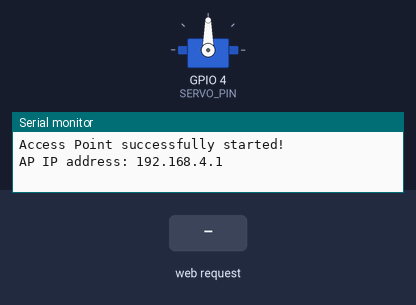
The sketch below on a simulated ESP32. Shown: servo, the last lines printed to the serial monitor. The inputs (shaded band) are chosen by the test bench.

Above: at 1.2 s.
1.3 s: HTTP request GET /setservo?angle=1 received
At 1.6 s:
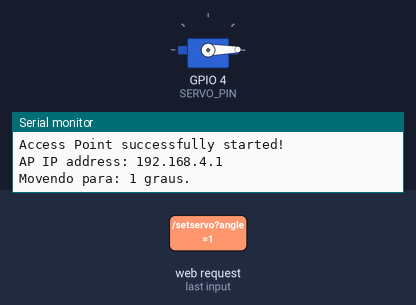
2.8 s: HTTP request GET /setservo?angle=120 received
At 4.0 s:
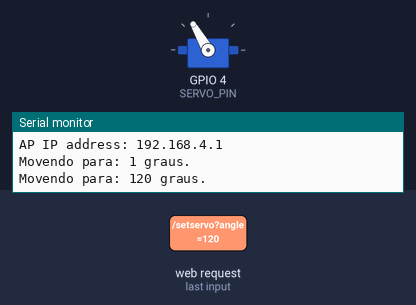
Timing chart, 0 to 5.8 s (numbered marks = the images above; inputs shaded):
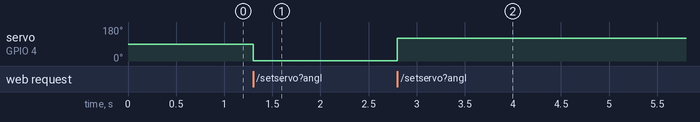

Measured:
- after the input at 1.3 s, servo on GPIO 4 (SERVO_PIN): 90° → 1° at once
- after the input at 2.8 s, servo on GPIO 4 (SERVO_PIN): 1° → 120° at once

The sketch:

posicao_servo.ino
```cpp
#include <WiFi.h>
#include <ESPAsyncWebServer.h>
#include <ESP32Servo.h>

const int SERVO_PIN = 4;

const char* ssid = "Sua_Rede_WiFi";
const char* password = "Seu_Password";

AsyncWebServer server(80);

Servo meuServo;

const char index_html[] PROGMEM = R"rawliteral(
<!DOCTYPE html>
<html>
<head>
    <meta charset="UTF-8">
    <meta name="viewport" content="width=device-width, initial-scale=1.0">
    <title>ESP32 Servo Dashboard</title>
    <style>
        body { font-family: Arial, sans-serif; text-align: center; background-color: #f4f4f9; color: #333; margin:0; padding:20px; }
        .card { background: white; max-width: 500px; margin: 20px auto; padding: 20px; border-radius: 10px; box-shadow: 0 4px 8px rgba(0,0,0,0.1); }
        h1 { color: #e67e22; }
        .slider { width: 80%; margin: 15px 0; }
        .value-display { font-weight: bold; color: #555; }
    </style>
</head>
<body>
    <div class="card">
        <h1>ESP32 Servo Dashboard</h1>
        <hr>
        <h3>Controle do Servomotor</h3>
        <p>Posição: 0&deg; <input type="range" id="servoSlider" min="0" max="180" value="90" class="slider" oninput="updateServo()"> 180&deg;</p>
        <p>Ângulo Atual: <span id="servoVal" class="value-display">90&deg;</span></p>
    </div>

    <script>
        function updateServo() {
            var angle = document.getElementById("servoSlider").value;
            document.getElementById("servoVal").innerHTML = angle + "&deg;";
            fetch(`/setservo?angle=${angle}`);
        }
    </script>
</body>
</html>
)rawliteral";

void setup() {
  Serial.begin(115200);

  ESP32PWM::allocateTimer(0);
  ESP32PWM::allocateTimer(1);
  ESP32PWM::allocateTimer(2);
  ESP32PWM::allocateTimer(3);

  meuServo.setPeriodHertz(50);

  meuServo.attach(SERVO_PIN, 1000, 2000);

  meuServo.write(90);

  WiFi.mode(WIFI_AP);

  if (WiFi.softAP(ssid, password)) {
    Serial.println("Access Point successfully started!");
  } else {
    Serial.println("Failed to start Access Point.");
  }

  IPAddress IP = WiFi.softAPIP();
  Serial.print("AP IP address: ");
  Serial.println(IP);

  server.on("/", HTTP_GET, [](AsyncWebServerRequest *request){
    request->send(200, "text/html", index_html);
  });

  server.on("/setservo", HTTP_GET, [](AsyncWebServerRequest *request){
    if (request->hasParam("angle")) {
      int angle = request->getParam("angle")->value().toInt();

      meuServo.write(angle);

      Serial.print("Movendo para: ");
      Serial.print(angle);
      Serial.println(" graus.");
    }
    request->send(200, "text/plain", "OK");
  });

  server.begin();
}

void loop() {
}
```
